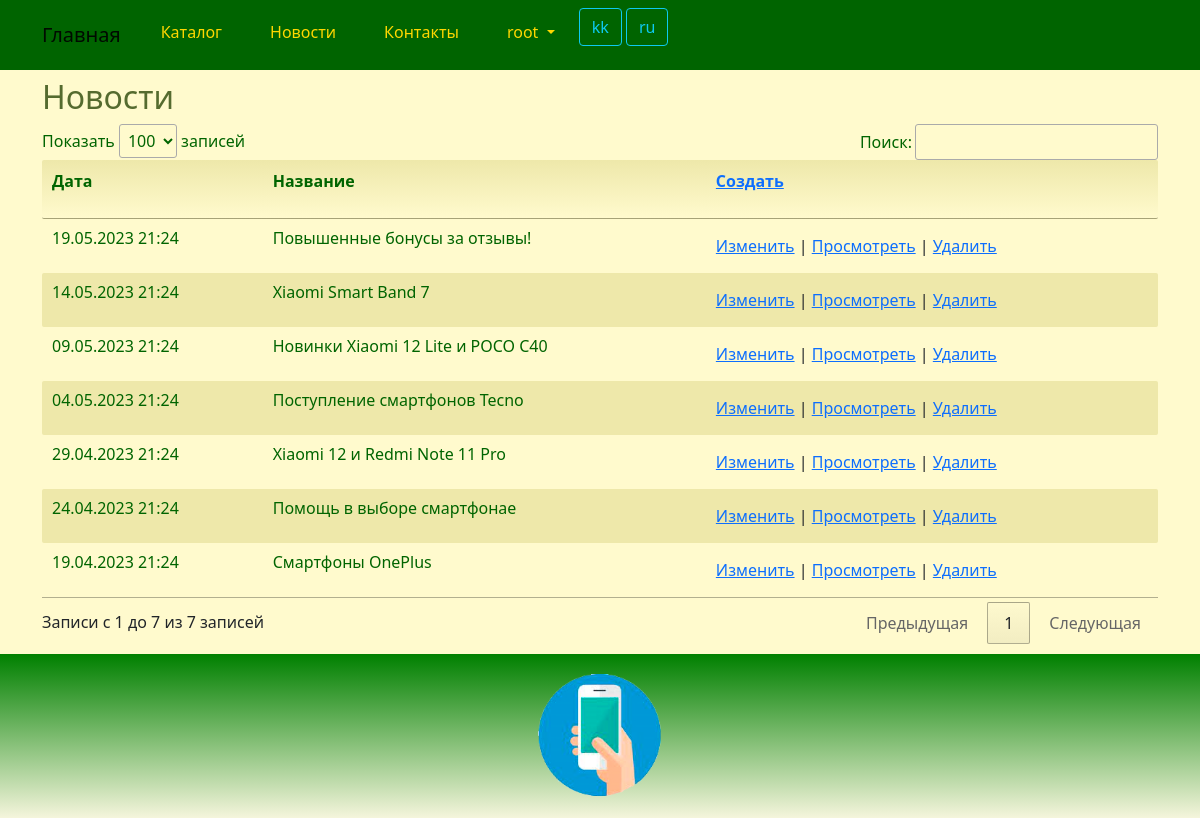
Page /news/index/ (signed in) on the earlier database version.
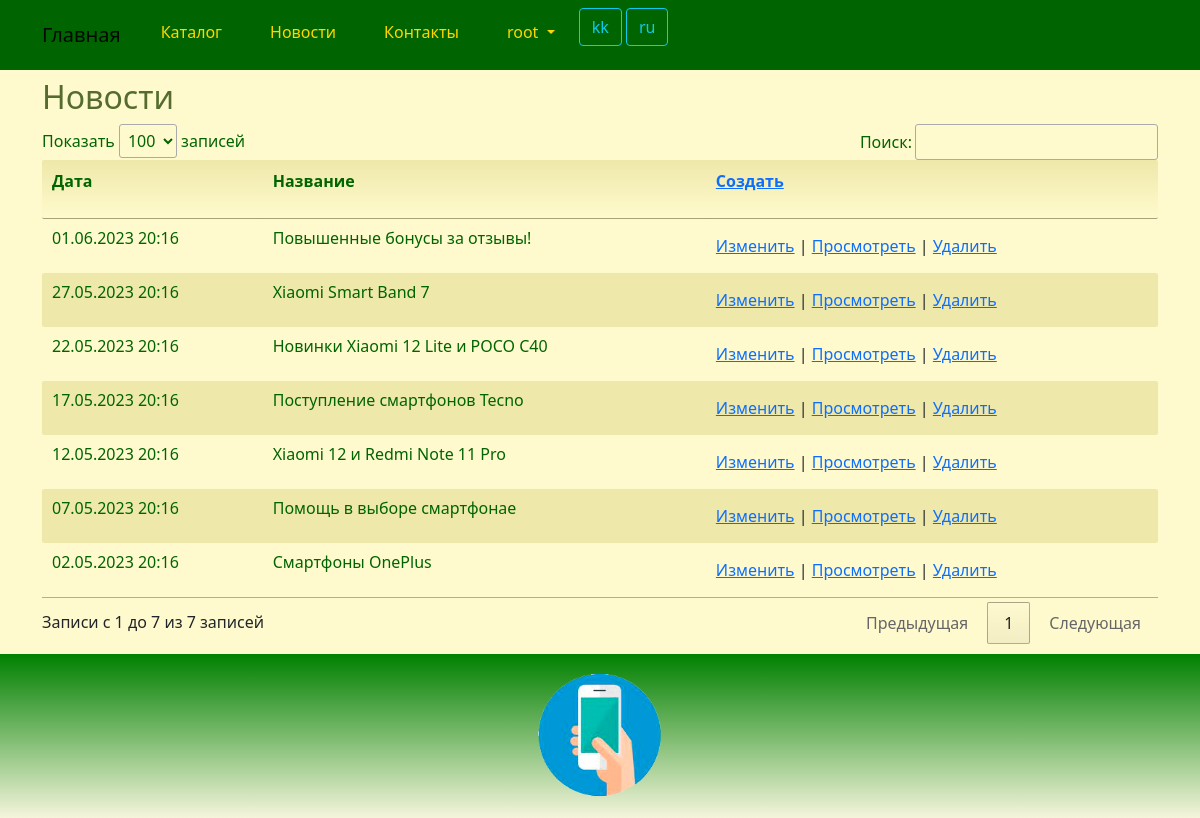
Same page on the later database version.
### product/models.py (models this page shows)
class News(models.Model):
    daten = models.DateTimeField(_('daten'))
    title = models.CharField(_('title_news'), max_length=256)
    details = models.TextField(_('details_news'))
    photo = models.ImageField(_('photo_news'), upload_to='images/', blank=True, null=True)
    class Meta:
        db_table = 'news'
        indexes = [
            models.Index(fields=['daten']),
        ]
        ordering = ['daten']

### product/views.py (the view)
# urls.py: path('news/index/', views.news_index, name='news_index'),
@login_required
@group_required("Managers")
def news_index(request):
    try:
        news = News.objects.all().order_by('-daten')
        return render(request, "news/index.html", {"news": news})
    except Exception as exception:
        print(exception)
        return HttpResponse(exception)

### product/views.py (called while the page is built)
def group_required(*group_names):
    def in_groups(u):
        if u.is_authenticated:
            if bool(u.groups.filter(name__in=group_names)) | u.is_superuser:
                return True
        return False
    return user_passes_test(in_groups, login_url='403')

### templates/news/index.html (shortened to what this page needs)
{% extends "base.html" %}
{% load i18n %}
{% block content %}
<h2>{% trans "newss" %}</h2>
{% if news.count > 0 %}
<div class="row">
	<table id="myTable" class="table-manager" style="width:100%">
		<thead>
			<tr>
				<th><p>{% trans "daten" %}</p></th>
				<th><p>{% trans "title" %}</p></th>
				<th><p><a href="{% url 'news_create'%}">{% trans "Create" %}</a></p></th>
			</tr>
		</thead>
		<tbody>
			{% for n in news %}
			<tr>
				<td>
					<p>{{ n.daten | date:"d.m.Y H:i"}}</p>
				</td>
				<td>
					<p>{{ n.title }}</p>
				</td>
				<td>
					<a href="{% url 'news_edit' n.id %}">{% trans "Change" %}</a> |
					<a href="{% url 'news_read' n.id %}">{% trans "View" %}</a> |
					<a onclick="return confirm('Удалить запись?')" href="{% url 'news_delete' n.id %}">{% trans "Delete" %}</a>
				</td>
			</tr>
			{% endfor %}
		</tbody>
	</table>
</div>
{% else %}
<a href="{% url 'news_create'%}">{% trans "Create" %}</a>
{% endif %}
{% endblock content %}

Differences in the rows shown:
changed News "Повышенные бонусы за отзывы!": daten "19.05.2023 21:24" → "01.06.2023 20:16"
changed News "Xiaomi Smart Band 7": daten "14.05.2023 21:24" → "27.05.2023 20:16"
changed News "Новинки Xiaomi 12 Lite и POCO C40": daten "09.05.2023 21:24" → "22.05.2023 20:16"
changed News "Поступление смартфонов Tecno": daten "04.05.2023 21:24" → "17.05.2023 20:16"
changed News "Xiaomi 12 и Redmi Note 11 Pro": daten "29.04.2023 21:24" → "12.05.2023 20:16"
changed News "Помощь в выборе смартфонае": daten "24.04.2023 21:24" → "07.05.2023 20:16"
changed News "Смартфоны OnePlus": daten "19.04.2023 21:24" → "02.05.2023 20:16"
